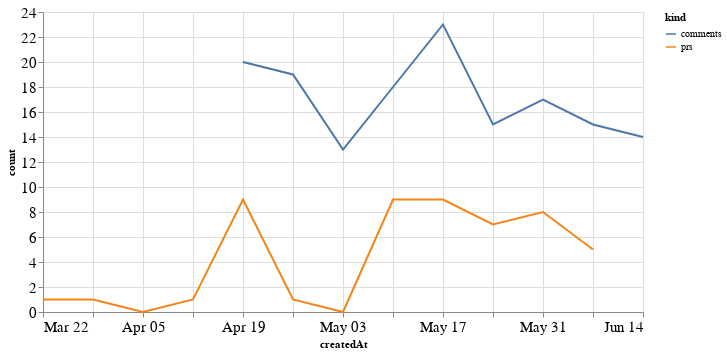

The code cell stored with this chart in its notebook:
### Code cell
alt.Chart(total_time, width=600).mark_line().encode(
    x='createdAt',
    y='count',
    color='kind'
)

### Figure 1 — Vega-Lite specification as saved in the notebook (floating-point values rounded to 4 significant figures)
{"config": {"axisLeft": {"labelFontSize": 15}, "axisBottom": {"labelFontSize": 15}}, "data": {"name": "data-62caf8ea236f9bba90c1886930a44171"}, "mark": "line", "encoding": {"color": {"type": "nominal", "field": "kind"}, "x": {"type": "temporal", "field": "createdAt"}, "y": {"type": "quantitative", "field": "count"}}, "width": 600, "$schema": "https://vega.github.io/schema/vega-lite/v4.8.1.json", "datasets": {"data-62caf8ea236f9bba90c1886930a44171": [{"createdAt": "2020-03-22T00:00:00", "kind": "prs", "count": 1.0}, {"createdAt": "2020-03-29T00:00:00", "kind": "prs", "count": 1.0}, {"createdAt": "2020-04-05T00:00:00", "kind": "prs", "count": 0.0}, {"createdAt": "2020-04-12T00:00:00", "kind": "prs", "count": 1.0}, {"createdAt": "2020-04-19T00:00:00", "kind": "prs", "count": 9.0}, {"createdAt": "2020-04-26T00:00:00", "kind": "prs", "count": 1.0}, {"createdAt": "2020-05-03T00:00:00", "kind": "prs", "count": 0.0}, {"createdAt": "2020-05-10T00:00:00", "kind": "prs", "count": 9.0}, {"createdAt": "2020-05-17T00:00:00", "kind": "prs", "count": 9.0}, {"createdAt": "2020-05-24T00:00:00", "kind": "prs", "count": 7.0}, {"createdAt": "2020-05-31T00:00:00", "kind": "prs", "count": 8.0}, {"createdAt": "2020-06-07T00:00:00", "kind": "prs", "count": 5.0}, {"createdAt": "2020-06-14T00:00:00", "kind": "prs", "count": null}, {"createdAt": "2020-03-22T00:00:00", "kind": "comments", "count": null}, {"createdAt": "2020-03-29T00:00:00", "kind": "comments", "count": null}, {"createdAt": "2020-04-05T00:00:00", "kind": "comments", "count": null}, {"createdAt": "2020-04-12T00:00:00", "kind": "comments", "count": null}, {"createdAt": "2020-04-19T00:00:00", "kind": "comments", "count": 20.0}, {"createdAt": "2020-04-26T00:00:00", "kind": "comments", "count": 19.0}, {"createdAt": "2020-05-03T00:00:00", "kind": "comments", "count": 13.0}, {"createdAt": "2020-05-10T00:00:00", "kind": "comments", "count": 18.0}, {"createdAt": "2020-05-17T00:00:00", "kind": "comments", "count": 23.0}, {"createdAt": "2020-05-24T00:00:00", "kind": "comments", "count": 15.0}, {"createdAt": "2020-05-31T00:00:00", "kind": "comments", "count": 17.0}, {"createdAt": "2020-06-07T00:00:00", "kind": "comments", "count": 15.0}, {"createdAt": "2020-06-14T00:00:00", "kind": "comments", "count": 14.0}]}}
